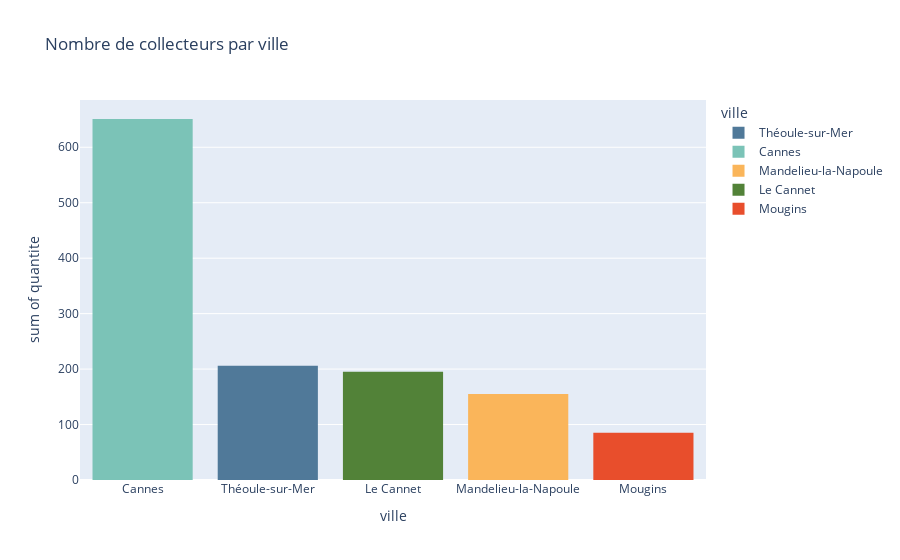

Notebook code cell kept with this figure:
### Code cell
# Utilisation de l'histogramme
# Ne marche pas si des valeurs non définies
fig = px.histogram(dataCollecteurs, x="ville", y="quantite", histfunc="sum", color="ville", color_discrete_map=dictVillesCouleurs, width=900, title="Nombre de collecteurs par ville")
fig.update_xaxes(categoryorder="total descending")

### Figure 1 — Plotly figure (JSON) as saved in the notebook; plotly's stock layout.template omitted (floating-point values rounded to 4 significant figures; data arrays with more than 128 entries replaced by an {"elided": "..."} marker saying what was removed)
{"data": [{"alignmentgroup": "True", "bingroup": "x", "histfunc": "sum", "hovertemplate": "ville=%{x}<br>sum of quantite=%{y}<extra></extra>", "legendgroup": "Théoule-sur-Mer", "marker": {"color": "#507999"}, "name": "Théoule-sur-Mer", "offsetgroup": "Théoule-sur-Mer", "orientation": "v", "showlegend": true, "type": "histogram", "x": {"elided": "160 str values"}, "xaxis": "x", "y": {"elided": "160 int values"}, "yaxis": "y"}, {"alignmentgroup": "True", "bingroup": "x", "histfunc": "sum", "hovertemplate": "ville=%{x}<br>sum of quantite=%{y}<extra></extra>", "legendgroup": "Cannes", "marker": {"color": "#7bc3b7"}, "name": "Cannes", "offsetgroup": "Cannes", "orientation": "v", "showlegend": true, "type": "histogram", "x": {"elided": "470 str values"}, "xaxis": "x", "y": {"elided": "470 int values"}, "yaxis": "y"}, {"alignmentgroup": "True", "bingroup": "x", "histfunc": "sum", "hovertemplate": "ville=%{x}<br>sum of quantite=%{y}<extra></extra>", "legendgroup": "Mandelieu-la-Napoule", "marker": {"color": "#fab55a"}, "name": "Mandelieu-la-Napoule", "offsetgroup": "Mandelieu-la-Napoule", "orientation": "v", "showlegend": true, "type": "histogram", "x": ["Mandelieu-la-Napoule", "Mandelieu-la-Napoule", "Mandelieu-la-Napoule", "Mandelieu-la-Napoule", "Mandelieu-la-Napoule", "Mandelieu-la-Napoule", "Mandelieu-la-Napoule", "Mandelieu-la-Napoule", "Mandelieu-la-Napoule", "Mandelieu-la-Napoule", "Mandelieu-la-Napoule", "Mandelieu-la-Napoule", "Mandelieu-la-Napoule", "Mandelieu-la-Napoule", "Mandelieu-la-Napoule", "Mandelieu-la-Napoule", "Mandelieu-la-Napoule", "Mandelieu-la-Napoule", "Mandelieu-la-Napoule", "Mandelieu-la-Napoule", "Mandelieu-la-Napoule", "Mandelieu-la-Napoule", "Mandelieu-la-Napoule", "Mandelieu-la-Napoule", "Mandelieu-la-Napoule", "Mandelieu-la-Napoule", "Mandelieu-la-Napoule", "Mandelieu-la-Napoule", "Mandelieu-la-Napoule", "Mandelieu-la-Napoule", "Mandelieu-la-Napoule", "Mandelieu-la-Napoule", "Mandelieu-la-Napoule", "Mandelieu-la-Napoule", "Mandelieu-la-Napoule", "Mandelieu-la-Napoule", "Mandelieu-la-Napoule", "Mandelieu-la-Napoule", "Mandelieu-la-Napoule", "Mandelieu-la-Napoule", "Mandelieu-la-Napoule", "Mandelieu-la-Napoule", "Mandelieu-la-Napoule", "Mandelieu-la-Napoule", "Mandelieu-la-Napoule", "Mandelieu-la-Napoule", "Mandelieu-la-Napoule", "Mandelieu-la-Napoule", "Mandelieu-la-Napoule", "Mandelieu-la-Napoule", "Mandelieu-la-Napoule", "Mandelieu-la-Napoule", "Mandelieu-la-Napoule", "Mandelieu-la-Napoule", "Mandelieu-la-Napoule", "Mandelieu-la-Napoule", "Mandelieu-la-Napoule", "Mandelieu-la-Napoule", "Mandelieu-la-Napoule", "Mandelieu-la-Napoule", "Mandelieu-la-Napoule", "Mandelieu-la-Napoule", "Mandelieu-la-Napoule", "Mandelieu-la-Napoule", "Mandelieu-la-Napoule", "Mandelieu-la-Napoule", "Mandelieu-la-Napoule", "Mandelieu-la-Napoule", "Mandelieu-la-Napoule", "Mandelieu-la-Napoule", "Mandelieu-la-Napoule", "Mandelieu-la-Napoule", "Mandelieu-la-Napoule", "Mandelieu-la-Napoule", "Mandelieu-la-Napoule", "Mandelieu-la-Napoule", "Mandelieu-la-Napoule", "Mandelieu-la-Napoule", "Mandelieu-la-Napoule", "Mandelieu-la-Napoule", "Mandelieu-la-Napoule", "Mandelieu-la-Napoule", "Mandelieu-la-Napoule", "Mandelieu-la-Napoule", "Mandelieu-la-Napoule", "Mandelieu-la-Napoule", "Mandelieu-la-Napoule", "Mandelieu-la-Napoule", "Mandelieu-la-Napoule", "Mandelieu-la-Napoule", "Mandelieu-la-Napoule", "Mandelieu-la-Napoule", "Mandelieu-la-Napoule", "Mandelieu-la-Napoule", "Mandelieu-la-Napoule", "Mandelieu-la-Napoule", "Mandelieu-la-Napoule", "Mandelieu-la-Napoule", "Mandelieu-la-Napoule", "Mandelieu-la-Napoule", "Mandelieu-la-Napoule", "Mandelieu-la-Napoule", "Mandelieu-la-Napoule", "Mandelieu-la-Napoule", "Mandelieu-la-Napoule", "Mandelieu-la-Napoule", "Mandelieu-la-Napoule", "Mandelieu-la-Napoule", "Mandelieu-la-Napoule", "Mandelieu-la-Napoule", "Mandelieu-la-Napoule", "Mandelieu-la-Napoule", "Mandelieu-la-Napoule", "Mandelieu-la-Napoule", "Mandelieu-la-Napoule", "Mandelieu-la-Napoule", "Mandelieu-la-Napoule", "Mandelieu-la-Napoule", "Mandelieu-la-Napoule", "Mandelieu-la-Napoule", "Mandelieu-la-Napoule"], "xaxis": "x", "y": [1, 3, 1, 1, 1, 1, 1, 1, 1, 1, 2, 1, 2, 6, 1, 1, 1, 2, 1, 1, 6, 1, 1, 2, 1, 1, 1, 1, 1, 1, 3, 1, 1, 1, 1, 1, 1, 1, 4, 1, 1, 1, 1, 1, 2, 1, 1, 1, 1, 1, 1, 1, 3, 1, 2, 1, 1, 1, 2, 1, 3, 1, 2, 1, 1, 1, 1, 1, 1, 1, 1, 1, 1, 1, 1, 1, 2, 1, 1, 1, 1, 1, 1, 1, 1, 1, 1, 1, 1, 1, 1, 1, 1, 1, 1, 1, 1, 1, 1, 1, 1, 1, 1, 1, 3, 1, 1, 1, 1, 1, 1, 1, 1, 1, 1, 1, 1, 2, 2, 1, 1], "yaxis": "y"}, {"alignmentgroup": "True", "bingroup": "x", "histfunc": "sum", "hovertemplate": "ville=%{x}<br>sum of quantite=%{y}<extra></extra>", "legendgroup": "Le Cannet", "marker": {"color": "#528238"}, "name": "Le Cannet", "offsetgroup": "Le Cannet", "orientation": "v", "showlegend": true, "type": "histogram", "x": {"elided": "148 str values"}, "xaxis": "x", "y": {"elided": "148 int values"}, "yaxis": "y"}, {"alignmentgroup": "True", "bingroup": "x", "histfunc": "sum", "hovertemplate": "ville=%{x}<br>sum of quantite=%{y}<extra></extra>", "legendgroup": "Mougins", "marker": {"color": "#e84e2c"}, "name": "Mougins", "offsetgroup": "Mougins", "orientation": "v", "showlegend": true, "type": "histogram", "x": ["Mougins", "Mougins", "Mougins", "Mougins", "Mougins", "Mougins", "Mougins", "Mougins", "Mougins", "Mougins", "Mougins", "Mougins", "Mougins", "Mougins", "Mougins", "Mougins", "Mougins", "Mougins", "Mougins", "Mougins", "Mougins", "Mougins", "Mougins", "Mougins", "Mougins", "Mougins", "Mougins", "Mougins", "Mougins", "Mougins", "Mougins", "Mougins", "Mougins", "Mougins", "Mougins", "Mougins", "Mougins", "Mougins", "Mougins", "Mougins", "Mougins", "Mougins", "Mougins", "Mougins", "Mougins", "Mougins", "Mougins", "Mougins", "Mougins", "Mougins", "Mougins", "Mougins", "Mougins", "Mougins", "Mougins", "Mougins", "Mougins", "Mougins", "Mougins", "Mougins", "Mougins", "Mougins", "Mougins", "Mougins", "Mougins", "Mougins", "Mougins", "Mougins"], "xaxis": "x", "y": [5, 3, 2, 1, 1, 1, 1, 1, 1, 2, 1, 1, 1, 1, 1, 1, 1, 1, 1, 1, 1, 1, 1, 1, 1, 1, 1, 1, 5, 2, 1, 1, 1, 1, 1, 1, 1, 2, 1, 1, 1, 1, 1, 1, 1, 1, 1, 1, 1, 1, 1, 1, 2, 1, 1, 1, 1, 1, 1, 1, 1, 1, 1, 1, 1, 1, 3, 1], "yaxis": "y"}], "layout": {"barmode": "relative", "legend": {"title": {"text": "ville"}, "tracegroupgap": 0}, "title": {"text": "Nombre de collecteurs par ville"}, "width": 900, "xaxis": {"anchor": "y", "categoryarray": ["Théoule-sur-Mer", "Cannes", "Mandelieu-la-Napoule", "Le Cannet", "Mougins"], "categoryorder": "total descending", "domain": [0, 1], "title": {"text": "ville"}}, "yaxis": {"anchor": "x", "domain": [0, 1], "title": {"text": "sum of quantite"}}}}
